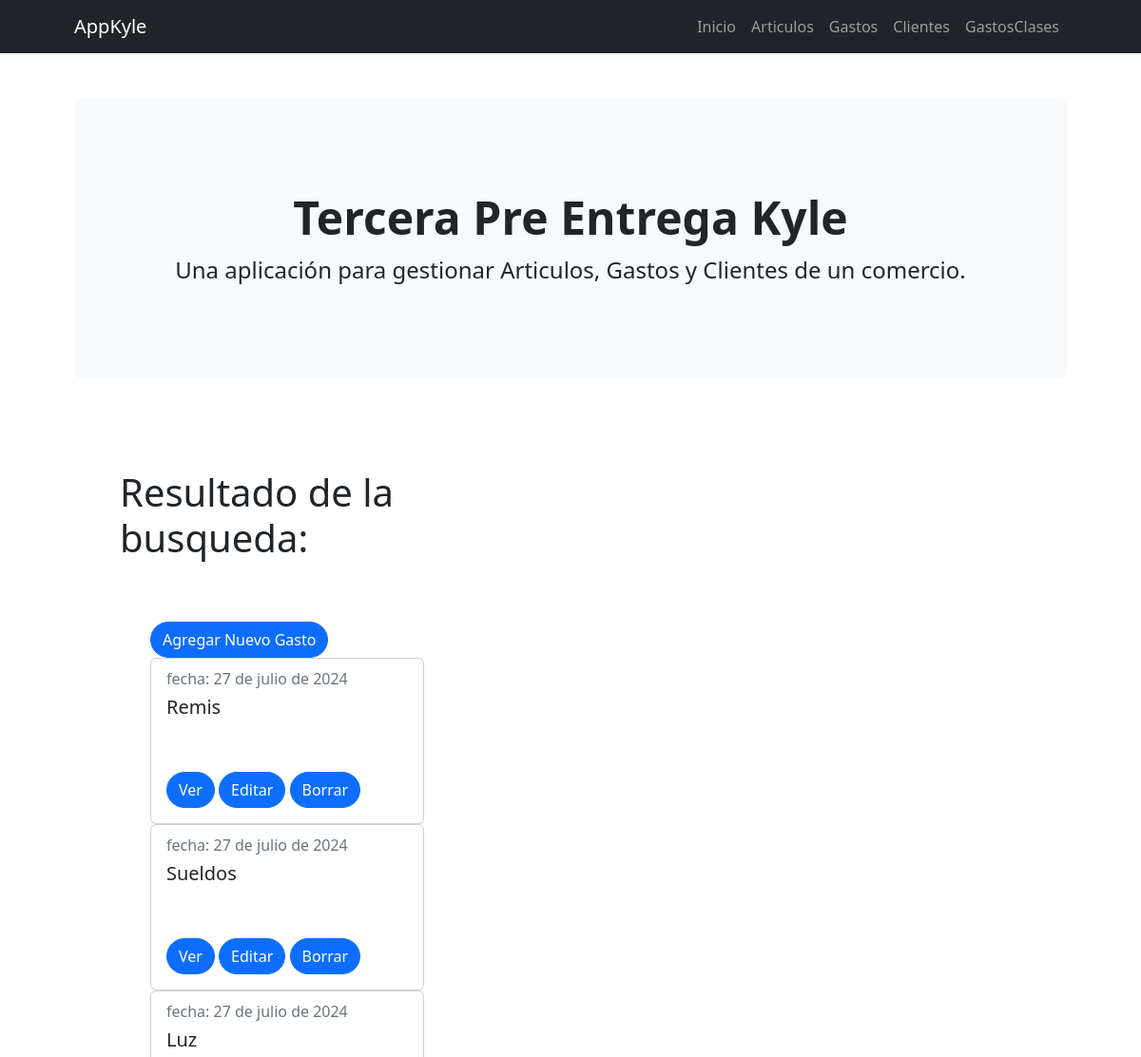
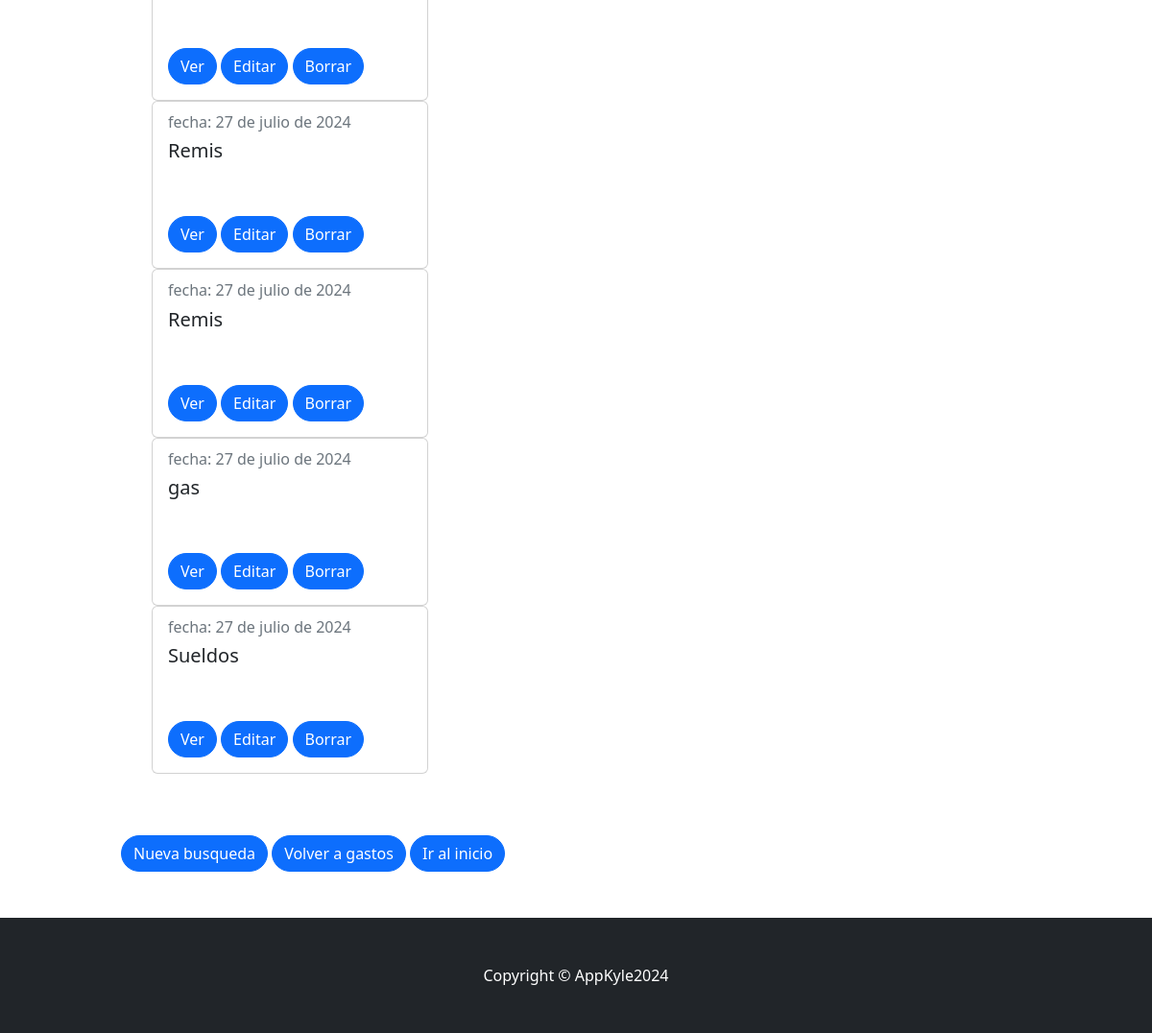
Page /gastos/lista/ on the committed database (2 pictures, top to bottom).
### AppKyle/models.py (models this page shows, shortened)
class Gastos(models.Model):
    fecha = models.DateField(auto_now=True)
    detalle = models.CharField(max_length=30)
    area = models.CharField(max_length=30, choices=[('GEN','Generales'), ('DIS','Distribucion'), ('DEP','Deposito'), ('ADM','Administracion')])
    importe = models.FloatField()

### AppKyle/views.py (the view)
# urls.py: path('gastos/lista/', views.GastosListView.as_view(), name='ListaGastos'),
class GastosListView(ListView):
    model = Gastos
    context_object_name = "gastos_viene_de_view"
    template_name = "AppKyle/gastos_lista.html"

### AppKyle/templates/AppKyle/gastos_lista.html
{% extends 'AppKyle/base.html' %}
{% load static %}
{% block main %}
<section id="scroll">
    <div class="container px-5">
        <div class="row gx-5 align-items-center">
            <div class="col-lg-6 order-lg-1">
                <div class="p-5">
                    <p class="display-6">Resultado de la busqueda:</p>
                    <ul class="table-responsive">
                        <a class="btn btn-primary rounded-pill mt-5" href="{% url 'AgregarGastos' %}">Agregar Nuevo Gasto</a>
                        {% for gasto in gastos_viene_de_view %}
                            <div class="card" style="width: 18rem;">
                                <div class="card-body">
                                    <h6 class="card-subtitle mb-2 text-muted">fecha: {{gasto.fecha}}</h6>
                                    <h5 class="card-title">{{gasto.detalle}}</h5>
                                    <a class="btn btn-primary rounded-pill mt-5" href="{% url 'DetalleGastos' gasto.pk %}">Ver</a>
                                    <a class="btn btn-primary rounded-pill mt-5" href="{% url 'EditarGastos' gasto.pk %}">Editar</a>
                                    <a class="btn btn-primary rounded-pill mt-5" href="{% url 'BorrarGastos' gasto.pk %}">Borrar</a>
                                </div>
                            </div>
                        {% endfor %}
                    </ul>
                    <a class="btn btn-primary rounded-pill mt-5" href="{% url 'BuscarGastos' %}">Nueva busqueda</a>
                    <a class="btn btn-primary rounded-pill mt-5" href="{% url 'Gastos' %}">Volver a gastos</a>
                    <a class="btn btn-primary rounded-pill mt-5" href="{% url 'Inicio' %}">Ir al inicio</a>
                </div>
            </div>
        </div>
    </div>
</section>
{% endblock main %}

### AppKyle/templates/AppKyle/base.html (shortened to what this page needs)
<!DOCTYPE html>
{% load static %}
<html lang="en">
    <head>
        <link href="https://cdn.jsdelivr.net/npm/bootstrap-icons@1.4.1/font/bootstrap-icons.css" rel="stylesheet" />
        <link href="{% static 'AppKyle/css/styles.css' %}" rel="stylesheet" />
    </head>
    <body>
        <nav class="navbar navbar-expand-lg navbar-dark bg-dark">
            <div class="container px-lg-5">
                <a class="navbar-brand" href="#!">AppKyle</a>
                <div class="collapse navbar-collapse" id="navbarSupportedContent">
                    <ul class="navbar-nav ms-auto mb-2 mb-lg-0">
                        <li class="nav-item"><a class="nav-link" href="{% url 'Inicio' %}">Inicio</a></li>
                        <li class="nav-item"><a class="nav-link" href="{% url 'Articulos' %}">Articulos</a></li>
                        <li class="nav-item"><a class="nav-link" href="{% url 'Gastos' %}">Gastos</a></li>
                        <li class="nav-item"><a class="nav-link" href="{% url 'Clientes' %}">Clientes</a></li>
                        <li class="nav-item"><a class="nav-link" href="{% url 'ListaGastos' %}">GastosClases</a></li>
                    </ul>
                </div>
            </div>
        </nav>
        <header class="py-5">
            <div class="container px-lg-5">
                <div class="p-4 p-lg-5 bg-light rounded-3 text-center">
                    <div class="m-4 m-lg-5">
                        <h1 class="display-5 fw-bold">Tercera Pre Entrega Kyle</h1>
                        <p class="fs-4">Una aplicación para gestionar Articulos, Gastos y Clientes de un comercio.</p>
                </div>
            </div>
        </header>
        {% block main %}
        {% endblock main %}
        <footer class="py-5 bg-dark">
            <div class="container"><p class="m-0 text-center text-white">Copyright &copy; AppKyle2024</p></div>
        </footer>
    </body>
</html>

### rows in the picture
Gastos: fecha "27 de julio de 2024", detalle "Remis"
Gastos: fecha "27 de julio de 2024", detalle "Sueldos"
Gastos: fecha "27 de julio de 2024", detalle "Luz"
Gastos: fecha "27 de julio de 2024", detalle "Remis"
Gastos: fecha "27 de julio de 2024", detalle "Remis"
Gastos: fecha "27 de julio de 2024", detalle "gas"
Gastos: fecha "27 de julio de 2024", detalle "Sueldos"
